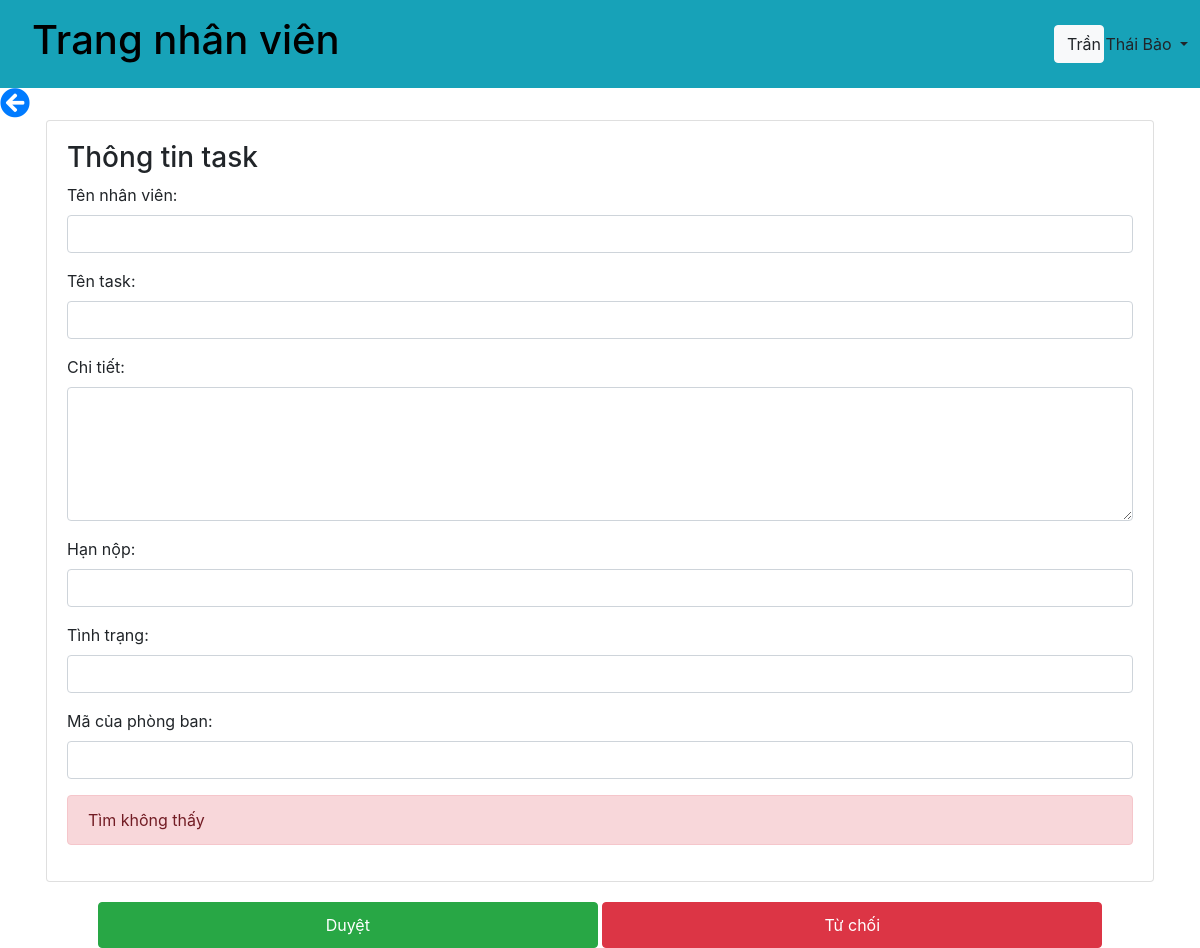
The page /api/chiTietTask.php?tenTask=làm việc 1 (signed in) on the database as committed earlier.
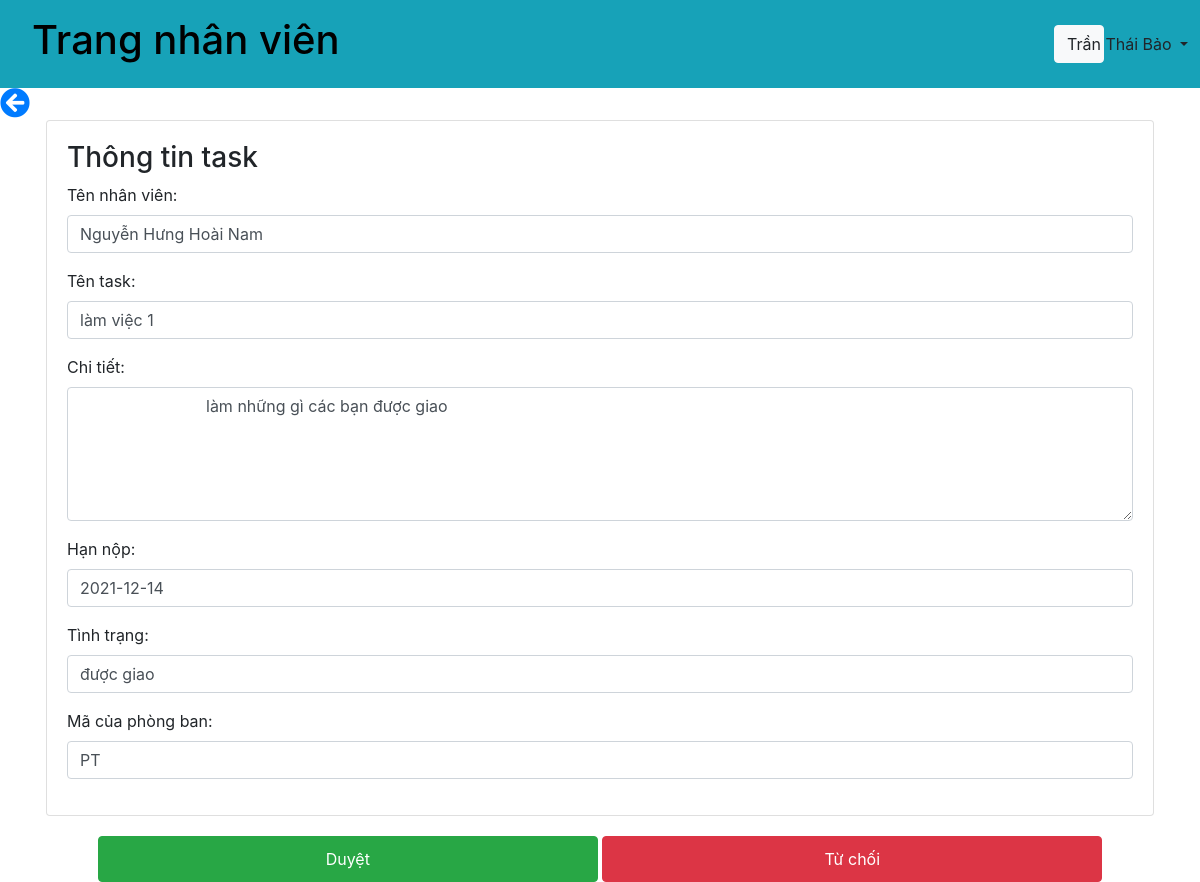
The same page on the database as committed later.
### tables this page shows
CREATE TABLE `nhanvien` (
  `id` int(11) NOT NULL,
  `name` varchar(100) NOT NULL,
  `username` varchar(50) NOT NULL,
  `password` varchar(50) NOT NULL,
  `maPB` varchar(50) NOT NULL,
  `image` varchar(50) NOT NULL
);

CREATE TABLE `task` (
  `id` int(11) NOT NULL,
  `tenTask` varchar(100) NOT NULL,
  `descTask` varchar(100) NOT NULL,
  `nhanvien` varchar(100) NOT NULL,
  `maPB` varchar(50) NOT NULL,
  `deadline` date NOT NULL,
  `status` varchar(100) NOT NULL
);

### db.php (called while the page is built, shortened)
<?php
    function open_database(){
        $conn = mysqli_connect(host, username, password, db);
        return $conn;
    }
    function get_info_nhanvien($username){
        $conn = open_database();
        $sql = "SELECT * FROM nhanvien WHERE username = ?";
        $stmt = $conn->prepare($sql);
        $stmt->bind_param("s", $username);
        if(!$stmt->execute()){
            return array('code' => 1, 'message' =>'Cannot execute query');
        }
        $result = $stmt->get_result();
        $data = $result->fetch_assoc();
        return array('code' => 0, 'message' =>'', 'data' => $data);
    }
    function check_truong_phong($name, $maPB){
        $conn = open_database();
        $sql = "select * from nhanvien n, phongban p where n.name = p.truongphong and n.maPB = p.maPB and n.name = ? and n.maPb = ?";
        $stmt = $conn->prepare($sql);
        $stmt->bind_param('ss', $name, $maPB);
        if(!$stmt->execute()){
            return array('code'=>1, 'message'=>'cannot execute command');
        }
        $result = $stmt->get_result();
        return true;
    }
    function get_task_by_name($nameTask){
        $conn = open_database();
        $sql = "select * from task where tenTask = ?";
        $stmt = $conn->prepare($sql);
        $stmt->bind_param('s', $nameTask);
        if(!$stmt->execute()){
            return array('code'=>1, 'message'=>'cannot execute message');
        }
        $result = $stmt->get_result();
        $data = $result->fetch_assoc();
        if($result->num_rows == 0){
            return array('code' => 2, 'message' => 'Tìm không thấy');
        }
        return array('code' => 0, 'message' =>'', 'data' => $data);
    }
?>

### api/chiTietTask.php (the view, shortened to what this page needs)
<?php
require_once('../db.php');
?>
<!DOCTYPE html>
<html lang="en">
<head>
    <link rel="stylesheet" href="https://maxcdn.bootstrapcdn.com/bootstrap/4.5.2/css/bootstrap.min.css">
    <link rel="stylesheet" href="https://use.fontawesome.com/releases/v5.15.4/css/all.css">
</head>
<body>
<?php
$username = $_SESSION["username"];
$result = get_info_nhanvien($username);
if($result['code'] == 0){
    $data = $result['data'];
}
?>
<nav class="navbar navbar-expand-sm bg-info justify-content-between">
    <div class="nav-item">
        <a href="../index.php" style="text-decoration: none; color: black;"><h1 class="nav-link">Trang nhân viên</h1></a>
    </div>
    <div class="nav-item">
        <div class="dropdown">
            <button type="button" class="btn btn-light dropdown-toggle" data-toggle="dropdown">
                <?= $data['name'] ?>
            </button>
        </div>
    </div>
</nav>
<?php
$error = "";
$tenTask = $_GET['tenTask'];
$result1 = get_task_by_name($tenTask);
if($result1['code'] == 0){
    $data1 = $result1['data'];
}else{
    $error = $result1['message'];
}
?>
<?php
if(check_truong_phong($data['name'], $data['maPB']) == true){
    ?>
        <a style="text-decoreation: none;" href="truongphong.php"><i class="fas fa-arrow-circle-left"></i></a>
    <?php
}else{
    ?>
        <a style="text-decoreation: none;" href="../index.php"><i class="fas fa-arrow-circle-left"></i></a>
    <?php
}
?>
<div class="container">
    <div class="d-flex justify-content-center">
        <div class="card">
            <div class="card-body">
                    <h3>Thông tin task</h3>
                    <div class="form-group">
                        <label>Tên nhân viên:</label>
                        <div class="form-control"><?=$data1['nhanvien']?></div>
                    </div>
                    <div class="form-group">
                        <label>Tên task:</label>
                        <div class="form-control"><?=$data1['tenTask']?></div>
                    </div>
                    <div class="form-group">
                        <label>Chi tiết:</label>
                        <textarea class="form-control" rows="5" cols="100">
                            <?=$data1['descTask']?>
                        </textarea>
                    </div>
                    <div class="form-group">
                        <label>Hạn nộp:</label>
                        <div class="form-control"><?=$data1['deadline']?></div>
                    </div>
                    <div class="form-group">
                        <label>Tình trạng:</label>
                        <div class="form-control"><?=$data1['status']?></div>
                    </div>
                    <div class="form-group">
                        <label>Mã của phòng ban:</label>
                        <div class="form-control"><?=$data1['maPB']?></div>
                    </div>
                    <p id="errors" style="text-align: center; font-weight: bold; font-size:20px; color: red;">
                        <?php
                        if(!empty($error)){
                            echo "<div class='alert alert-danger'>$error</div>";
                        }
                        ?>
                    </p>
            </div>
        </div>
    </div>
</div>
    <?php
        if(check_truong_phong($data['name'], $data['maPB']) == true){
            ?>
            <div class="tinhchinh">
                <button class="btn btn-success">Duyệt</button>
                <button class="btn btn-danger">Từ chối</button>
            </div>
            <?php
        }else{
            ?>
            <div class="tinhchinh">
                <button class="btn btn-success">Nộp</button>
            </div>
            <?php
        }
    ?>
</body>
</html>

### api/chiTietTask.php (style rules this page uses)
.nav-item .dropdown { margin-right: 80px; }
.nav-item .dropdown-toggle { max-width: 50px; }
a i { font-size: 30px; }
.tinhchinh { margin-top: 20px; text-align: center; }
.tinhchinh .btn { width: 500px; padding: 10px; }

Rows that differ between the two databases and show on the page:
added task: nhanvien "Nguyễn Hưng Hoài Nam", tenTask "làm việc 1", descTask "làm những gì các bạn được giao", deadline "2021-12-14", status "được giao", maPB "PT"
Other text that changed with them:
$error: "Tìm không thấy" → (not shown)
